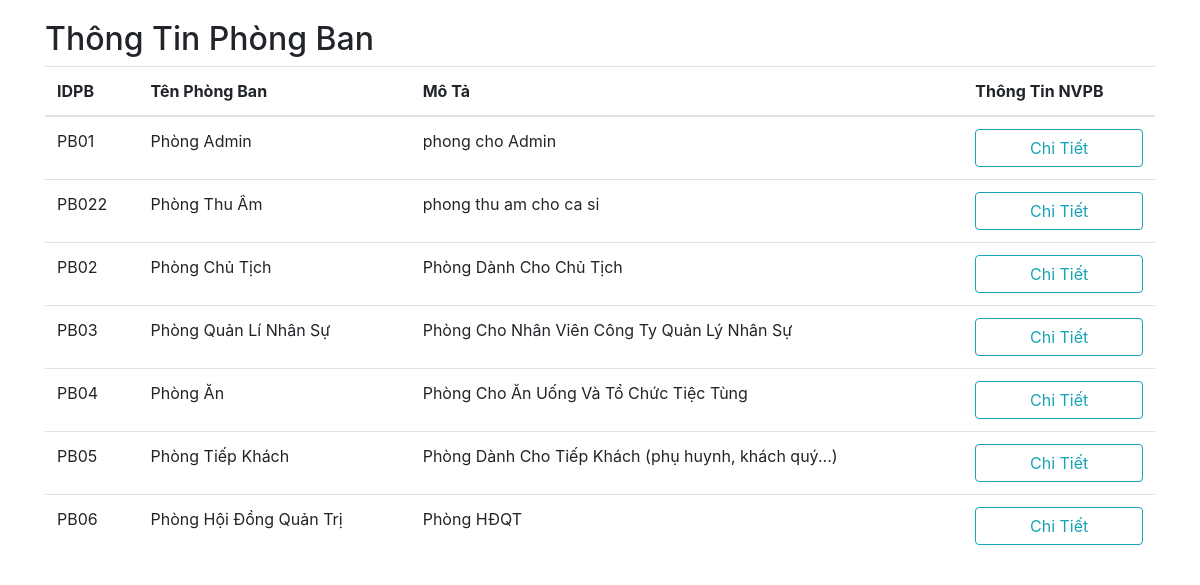
/Controller/C_PhongBan.php, run on the app's committed database.
### tables this page shows
CREATE TABLE `phongban`  (
  `ID` int NOT NULL AUTO_INCREMENT,
  `IDPB` varchar(50) NOT NULL,
  `TenPB` varchar(255) NOT NULL,
  `MoTa` varchar(255) NOT NULL,
  PRIMARY KEY (`ID`) USING BTREE,
  UNIQUE INDEX `IDPB`(`IDPB` ASC) USING BTREE
);

### Model/M_PhongBan.php (called while the page is built, shortened)
<?php
include_once("E_PhongBan.php");
class Model_PhongBan
{
    public function getAllPhongBan()
    {
        $link = new mysqli('localhost', 'root', '', 'dulieu999') or die('Could not connect: ' . $link->connect_error);
        mysqli_select_db($link, 'DULIEU999');
        $rs = mysqli_query($link, "SELECT * FROM PHONGBAN");
        $i = 1;
        while ($row = mysqli_fetch_array($rs)) {
            $IDPB = $row['IDPB'];
            $TenPB = $row['TenPB'];
            $MoTa = $row['MoTa'];
            $PhongBans[$i++] = new Entity_PhongBan($IDPB, $TenPB, $MoTa);
        }
        return $PhongBans;
    }
}

### Model/E_PhongBan.php (called while the page is built, shortened)
<?php
class Entity_PhongBan{
   public function __construct($_id, $_name, $_mota)
   {
      $this->id = $_id;
      $this->name = $_name;
      $this->mota = $_mota;
   }
}

### View/XemthongtinPB.php (the view, shortened to what this page needs)
<!DOCTYPE html>
<html lang="en">
<head>
   <link rel="stylesheet" href="https://cdn.jsdelivr.net/npm/bootstrap@4.6.1/dist/css/bootstrap.min.css">
</head>
<body>
   <form action="../Controller/C_NhanVien.php" method="POST">
      <div class="container">
         <h2 class="title">Thông Tin Phòng Ban</h2>
         <table class="table table-hover">
            <thead>
               <tr>
                  <th>IDPB</th>
                  <th>Tên Phòng Ban</th>
                  <th>Mô Tả</th>
                  <th>Thông Tin NVPB</th>
               </tr>
            </thead>
            <tbody>
               <?php
               foreach ($PhongBanList as $PhongBan) {
               ?>
                  <tr>
                     <td>
                        <?php echo $PhongBan->id ?>
                     </td>
                     <td>
                        <?php echo $PhongBan->name ?>
                     </td>
                     <td>
                        <?php echo $PhongBan->mota ?>
                     </td>
                     <td>
                        <a href="../Controller/C_NhanVien.php?sidnvpb=<?php echo $PhongBan->id ?>" class="btn btn-outline-info btn-block" name="btn-nvpb">Chi Tiết</a>
                     </td>
                  </tr>
               <?php
               }
               ?>
            </tbody>
         </table>
      </div>
   </form>
</body>
</html>

### View/XemthongtinPB.php (style rules this page uses)
.title { margin-top: 20px; }

### data on the page
phongban: IDPB "PB01", TenPB "Phòng Admin", MoTa "phong cho Admin"
phongban: IDPB "PB022", TenPB "Phòng Thu Âm", MoTa "phong thu am cho ca si"
phongban: IDPB "PB02", TenPB "Phòng Chủ Tịch", MoTa "Phòng Dành Cho Chủ Tịch"
phongban: IDPB "PB03", TenPB "Phòng Quản Lí Nhân Sự", MoTa "Phòng Cho Nhân Viên Công Ty Quản Lý Nhân Sự"
phongban: IDPB "PB04", TenPB "Phòng Ăn", MoTa "Phòng Cho Ăn Uống Và Tổ Chức Tiệc Tùng"
phongban: IDPB "PB05", TenPB "Phòng Tiếp Khách", MoTa "Phòng Dành Cho Tiếp Khách (phụ huynh, khách quý...)"
phongban: IDPB "PB06", TenPB "Phòng Hội Đồng Quản Trị", MoTa "Phòng HĐQT"
